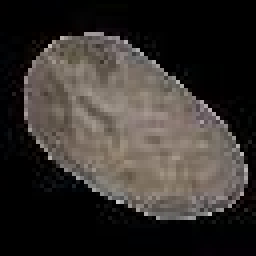
#> input picture Coffee_Inspection_Work/research_notebook/hwan_opencv/new_opencv/data/normal/6.jpg, 64 x 64 px (shown 4 times larger)
$ python cv_tracking.py   (older library calls are emulated)
#> lines starting #> are read from the running program, lines starting #| are printed output that depends on the picture; after the words box and inside, x2 and y2 are one past the last pixel; in counts of white or black regions, pixels touching at a corner belong together
#> further down, norm is the input picture: shape (64, 64, 3); mean R, G, B 54.1, 49.5, 45.9
import matplotlib.pyplot as plt
import numpy as np
from tqdm.notebook import tqdm
from scipy import fftpack, fft
import numpy as np
from PIL import Image
import math
import cv2
from time import sleep

def calculateVectors(src, thres = 40):
  ############################################################################
  # <이미지 노이즈 및 배경 제거>


  # 그레이 스케일로 변환
#> called with thres = 40
  gray = cv2.cvtColor(src, cv2.COLOR_RGB2GRAY)
  # gray = src

  # 바이너리로 변환
  ret, binary = cv2.threshold(gray,thres,255, cv2.THRESH_BINARY)
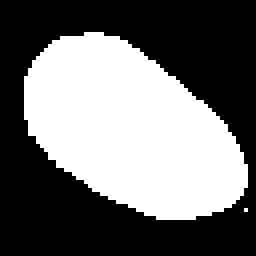
#> binary: shape (64, 64) (shown 4 times larger); 43.1% white; 2 white regions (1 under 20 px)
#> ret = 40
  # cv2.imshow("a",binary)
  # cv2.waitKey(0)
  # binary = cv2.bitwise_not(binary)


  height = src.shape[0]
#> height = 64
  width = src.shape[1]
#> width = 64

  ############################################################################
  # <생두 무게 중심 구하기>
  R = list()
  for y in range(height):
      for x in range(width):
          if binary[y,x]:
              R.append([x, y])

  # 질량의 합
  M = len(R)
#> M = 1767

  # 질량중심 벡터는 이미지를 기준으로 (x,y)
  R = np.array(R)
  R_x = R[:,0]
  R_y = R[:,1]
#> R_y = 1767 values from 8 to 54

  R_x_sum = R_x.sum()
#> R_x_sum = 57209
  R_y_sum = R_y.sum()
#> R_y_sum = 56378

  center = np.round(R_x_sum/M).real , (np.round(R_y_sum/M)).real
#> center = (32, 32)

  height_center = center[1]
#> height_center = 32
  width_center = center[0]
#> width_center = 32

  print('center:', height_center, width_center)
#| center: 32.0 32.0


  ############################################################################
  # <객체 외부의 노이즈 데이터 처리하기>

  # 바이너리의 윤곽선 추출
  _, contours, hierachy = cv2.findContours(binary, cv2.RETR_CCOMP, cv2.CHAIN_APPROX_NONE)
#> contours = 2 contours, 1 with area under 20; largest, box (x1, y1, x2, y2) and area: (6, 8, 62, 55) 1696
  # print(contours)
  # sleep(10)

  # 생두 객체 윤곽과 윤곽벡터 구하기
  contours_leng = [len(i) for i in contours if len(i) != 252]
#> contours_leng = [1, 139]
  # print('contours_leng: ', contours_leng)
  max = np.array(contours_leng).max()
#> max = 139
  # print('max: ', max)
  contour_vector_from_center = list()
  contour_vector = list()
  for i in contours:
      if len(i) == max:
          # print(i)
          for point in i:
              contour_vector.append([point[0][1], point[0][0]])
              contour_vector_from_center.append([int(point[0][1]-height_center), int(point[0][0]-width_center)])
#> this loop made 2 passes
#> i on pass 1: [[61, 52]]
#> after the loop, contour_vector = 139 pairs, first value 8 to 54, second value 6 to 61; contour_vector_from_center = 139 pairs, first value -24 to 22, second value -26 to 29
  # print('counts of contour vector: ', len(contour_vector))
  # print(contour_vector)
  # print(contour_vector_from_center)
  return contour_vector, contour_vector_from_center, src, binary

x = 6

norm = np.array(Image.open("./data/normal/"+ str(x) +".jpg"))
brok = np.array(Image.open("./data/broken/"+ str(x) +".jpg"))

#> (the run stopped early here; a loop or call above may not have finished)
